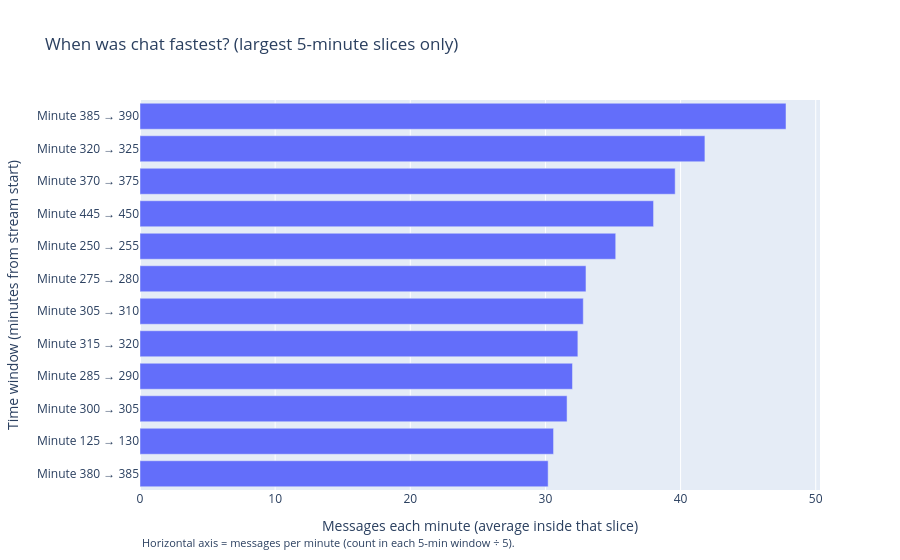

Write notebook code for a chart like this one.
### Code cell
# Chart 1: pick the 12 busiest 5-minute windows and display them as a horizontal bar chart
top_n = 12
top_bins = bin_df.nlargest(top_n, "messages_per_min").sort_values("messages_per_min")
top_bins["time_slice"] = top_bins["offset_min_bin_5"].apply(
    lambda m: f"Minute {int(m)} -> {int(m + 5)}"
)

fig1 = px.bar(
    top_bins,
    x="messages_per_min",
    y="time_slice",
    orientation="h",
    title="When was chat fastest? (largest 5-minute slices only)",
    labels={
        "messages_per_min": "Messages each minute (average inside that slice)",
        "time_slice": "Time window (minutes from stream start)",
    },
)
fig1.update_layout(
    yaxis={"categoryorder": "total ascending"},
    annotations=[
        dict(
            text="Horizontal axis = messages per minute (count in each 5-min window / 5).",
            xref="paper", yref="paper", x=0, y=-0.16,
            showarrow=False, xanchor="left", font=dict(size=11),
        )
    ],
    margin=dict(b=70),
)
fig1.write_image(IMAGES_DIR / "mp1_q1_volume_bursts.png", width=900, height=650, scale=2)
fig1.show()

### Figure 1 — Plotly figure (JSON) as saved in the notebook; plotly's stock layout.template omitted (floating-point values rounded to 4 significant figures)
{"data": [{"hovertemplate": "Messages each minute (average inside that slice)=%{x}<br>Time window (minutes from stream start)=%{y}<extra></extra>", "legendgroup": "", "marker": {"color": "#636efa", "pattern": {"shape": ""}}, "name": "", "orientation": "h", "showlegend": false, "textposition": "auto", "type": "bar", "x": [30.2, 30.6, 31.6, 32.0, 32.4, 32.8, 33.0, 35.2, 38.0, 39.6, 41.8, 47.8], "xaxis": "x", "y": ["Minute 380 → 385", "Minute 125 → 130", "Minute 300 → 305", "Minute 285 → 290", "Minute 315 → 320", "Minute 305 → 310", "Minute 275 → 280", "Minute 250 → 255", "Minute 445 → 450", "Minute 370 → 375", "Minute 320 → 325", "Minute 385 → 390"], "yaxis": "y"}], "layout": {"annotations": [{"font": {"size": 11}, "showarrow": false, "text": "Horizontal axis = messages per minute (count in each 5-min window ÷ 5).", "x": 0, "xanchor": "left", "xref": "paper", "y": -0.16, "yref": "paper"}], "barmode": "relative", "legend": {"tracegroupgap": 0}, "margin": {"b": 70}, "title": {"text": "When was chat fastest? (largest 5-minute slices only)"}, "xaxis": {"anchor": "y", "domain": [0, 1], "title": {"text": "Messages each minute (average inside that slice)"}}, "yaxis": {"anchor": "x", "categoryorder": "total ascending", "domain": [0, 1], "title": {"text": "Time window (minutes from stream start)"}}}}
